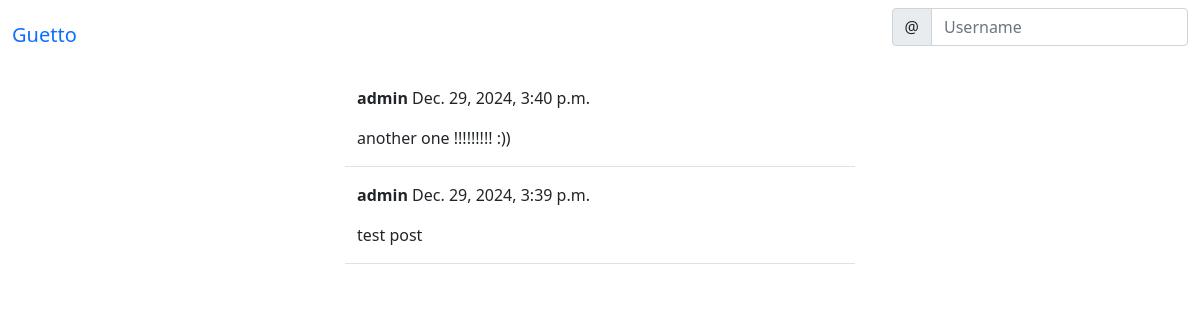
Page /social/ on the earlier database version.
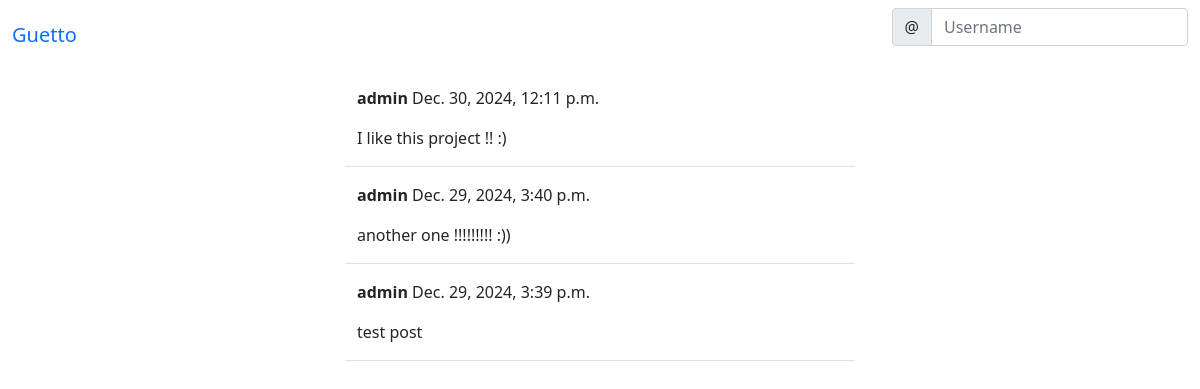
Same page on the later database version.
### social/models.py (models this page shows)
class Post(models.Model):
    body = models.TextField()
    created_on = models.DateTimeField(default=timezone.now)
    author = models.ForeignKey(User, on_delete=models.CASCADE)

### social/views.py (the view)
# urls.py: path('', PostListView.as_view(), name='post-list'),
class PostListView(View):
    def get(self, request, *args, **kwargs):
        posts = Post.objects.all().order_by('-created_on')
        form = PostForm()
        context = {
                'post_list' : posts,
                'form' : form,
            }
        return render(request, 'social/post_list.html', context)

### social/forms.py
class PostForm(forms.ModelForm):
    body = forms.CharField(
            label='',
            widget=forms.Textarea(attrs={
                'rows': '3',
                'placeholder': 'Say Something...'
                }
                )
        )
    class Meta:
        model = Post
        fields = ['body']

### social/templates/social/post_list.html (shortened to what this page needs)
{% extends 'landing/base.html' %}
{% load crispy_forms_tags %}
{% block content %}
    {% for post in post_list %}
    <div class="row justify-content-center mt-3">
        <div class="col-md-5 col-sm-12 border-bottom">
            <p><strong>{{ post.author }}</strong> {{ post.created_on }} </p>
            <p>{{ post.body }}</p>
        </div>
    </div>
    {% endfor %}
{% endblock content %}

### landing/templates/landing/base.html (shortened to what this page needs)
<html lang="en">
  <head>
    <link href="https://cdn.jsdelivr.net/npm/bootstrap@5.0.0-beta1/dist/css/bootstrap.min.css" rel="stylesheet">
  </head>
  <body>
    {% include 'landing/navbar.html' %}
    {% block content %}
    {% endblock content %}
  </body>
</html>

### landing/templates/landing/navbar.html (shortened to what this page needs)
<nav class="navbar navbar-expand-lg bg-body-tertiary">
    <div class="container-fluid">
        <a class="navbar-brand"
           {% if user.is_authenticated %}
           href="{% url 'post-list' %}"
           {% else %}
           href="{% url 'index' %}"
           {% endif %}>Guetto</a>
        <div class="collapse navbar-collapse" id="navbarSupportedContent">
            <form class="d-flex" role="search">
                <div class="input-group">
                    <span class="input-group-text" id="basic-addon1">@</span>
                    <input type="text" class="form-control" placeholder="Username" aria-label="Username" aria-describedby="basic-addon1">
                </div>
            </form>
        </div>
    </div>
</nav>

Differences in the rows shown:
added Post: author "admin", created_on "Dec. 30, 2024, 12:11 p.m.", body "I like this project !! :)"
